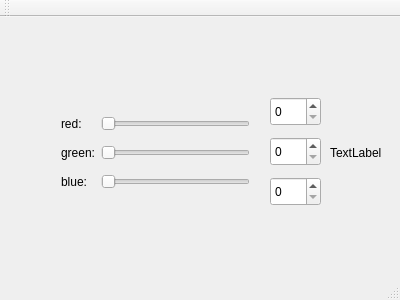
<?xml version="1.0" encoding="UTF-8"?>
<ui version="4.0">
 <class>MainWindow</class>
 <widget class="QMainWindow" name="MainWindow">
  <property name="geometry">
   <rect>
    <x>0</x>
    <y>0</y>
    <width>400</width>
    <height>300</height>
   </rect>
  </property>
  <property name="windowTitle">
   <string>MainWindow</string>
  </property>
  <widget class="QWidget" name="centralWidget">
   <widget class="QWidget" name="gridLayoutWidget">
    <property name="geometry">
     <rect>
      <x>50</x>
      <y>80</y>
      <width>211</width>
      <height>111</height>
     </rect>
    </property>
    <layout class="QGridLayout" name="gridLayout">
     <item row="1" column="1">
      <widget class="QSlider" name="horizontalSliderRed">
       <property name="orientation">
        <enum>Qt::Horizontal</enum>
       </property>
      </widget>
     </item>
     <item row="3" column="0">
      <widget class="QLabel" name="labelBlue">
       <property name="text">
        <string>blue:</string>
       </property>
      </widget>
     </item>
     <item row="1" column="0">
      <widget class="QLabel" name="labelRed">
       <property name="text">
        <string>red:</string>
       </property>
      </widget>
     </item>
     <item row="3" column="1">
      <widget class="QSlider" name="horizontalSliderBlue">
       <property name="orientation">
        <enum>Qt::Horizontal</enum>
       </property>
      </widget>
     </item>
     <item row="2" column="1">
      <widget class="QSlider" name="horizontalSliderGreen">
       <property name="orientation">
        <enum>Qt::Horizontal</enum>
       </property>
      </widget>
     </item>
     <item row="2" column="0">
      <widget class="QLabel" name="labelGreen">
       <property name="text">
        <string>green:</string>
       </property>
      </widget>
     </item>
    </layout>
   </widget>
   <widget class="QLabel" name="colorLabel">
    <property name="geometry">
     <rect>
      <x>330</x>
      <y>110</y>
      <width>62</width>
      <height>51</height>
     </rect>
    </property>
    <property name="text">
     <string>TextLabel</string>
    </property>
   </widget>
   <widget class="QSpinBox" name="spinBoxRed">
    <property name="geometry">
     <rect>
      <x>270</x>
      <y>80</y>
      <width>51</width>
      <height>29</height>
     </rect>
    </property>
    <property name="maximum">
     <number>255</number>
    </property>
   </widget>
   <widget class="QSpinBox" name="spinBoxGreen">
    <property name="geometry">
     <rect>
      <x>270</x>
      <y>120</y>
      <width>51</width>
      <height>29</height>
     </rect>
    </property>
    <property name="maximum">
     <number>255</number>
    </property>
   </widget>
   <widget class="QSpinBox" name="spinBoxBlue">
    <property name="geometry">
     <rect>
      <x>270</x>
      <y>160</y>
      <width>51</width>
      <height>29</height>
     </rect>
    </property>
    <property name="maximum">
     <number>255</number>
    </property>
   </widget>
  </widget>
  <widget class="QMenuBar" name="menuBar">
   <property name="geometry">
    <rect>
     <x>0</x>
     <y>0</y>
     <width>400</width>
     <height>25</height>
    </rect>
   </property>
  </widget>
  <widget class="QToolBar" name="mainToolBar">
   <attribute name="toolBarArea">
    <enum>TopToolBarArea</enum>
   </attribute>
   <attribute name="toolBarBreak">
    <bool>false</bool>
   </attribute>
  </widget>
  <widget class="QStatusBar" name="statusBar"/>
 </widget>
 <layoutdefault spacing="6" margin="11"/>
 <resources/>
 <connections>
  <connection>
   <sender>horizontalSliderRed</sender>
   <signal>valueChanged(int)</signal>
   <receiver>spinBoxRed</receiver>
   <slot>setValue(int)</slot>
   <hints>
    <hint type="sourcelabel">
     <x>245</x>
     <y>141</y>
    </hint>
    <hint type="destinationlabel">
     <x>290</x>
     <y>140</y>
    </hint>
   </hints>
  </connection>
  <connection>
   <sender>horizontalSliderGreen</sender>
   <signal>valueChanged(int)</signal>
   <receiver>spinBoxGreen</receiver>
   <slot>setValue(int)</slot>
   <hints>
    <hint type="sourcelabel">
     <x>208</x>
     <y>169</y>
    </hint>
    <hint type="destinationlabel">
     <x>285</x>
     <y>169</y>
    </hint>
   </hints>
  </connection>
  <connection>
   <sender>horizontalSliderBlue</sender>
   <signal>valueChanged(int)</signal>
   <receiver>spinBoxBlue</receiver>
   <slot>setValue(int)</slot>
   <hints>
    <hint type="sourcelabel">
     <x>206</x>
     <y>212</y>
    </hint>
    <hint type="destinationlabel">
     <x>290</x>
     <y>217</y>
    </hint>
   </hints>
  </connection>
  <connection>
   <sender>spinBoxRed</sender>
   <signal>valueChanged(int)</signal>
   <receiver>horizontalSliderRed</receiver>
   <slot>setValue(int)</slot>
   <hints>
    <hint type="sourcelabel">
     <x>290</x>
     <y>130</y>
    </hint>
    <hint type="destinationlabel">
     <x>203</x>
     <y>139</y>
    </hint>
   </hints>
  </connection>
  <connection>
   <sender>spinBoxGreen</sender>
   <signal>valueChanged(int)</signal>
   <receiver>horizontalSliderGreen</receiver>
   <slot>setValue(int)</slot>
   <hints>
    <hint type="sourcelabel">
     <x>299</x>
     <y>184</y>
    </hint>
    <hint type="destinationlabel">
     <x>165</x>
     <y>175</y>
    </hint>
   </hints>
  </connection>
  <connection>
   <sender>spinBoxBlue</sender>
   <signal>valueChanged(int)</signal>
   <receiver>horizontalSliderBlue</receiver>
   <slot>setValue(int)</slot>
   <hints>
    <hint type="sourcelabel">
     <x>307</x>
     <y>223</y>
    </hint>
    <hint type="destinationlabel">
     <x>174</x>
     <y>212</y>
    </hint>
   </hints>
  </connection>
 </connections>
</ui>
